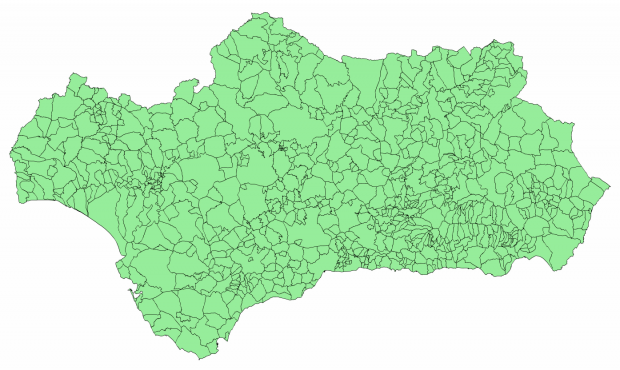
#> input picture TSP/data/andalucia.png, 620 x 370 px
$ jupyter execute --allow-errors tsp.ipynb
#> lines starting #> are read from the running program, lines starting #| are printed output that depends on the picture
# Application of TSP

## Objective

The goal of this task is to design a **Traveling Salesman Problem (TSP)** based on a real-world locality. The idea is to represent a set of places (e.g., cities, landmarks, or locations) based on their geographical coordinates and use an optimization algorithm to determine the optimal route. After solving the TSP, we will also provide a graphical representation of the solution to visualize the optimal route.

## Steps:

1. **Defining the Problem**:
   - Identify a specific locality or region.
   - Choose a set of locations within the region that need to be visited (e.g., tourist destinations, delivery points, etc.).
   - Represent these locations using geographical coordinates (latitude and longitude).

2. **Loading Necessary Libraries**:
   To solve the TSP and visualize the solution, we will use the following libraries:
   - **NumPy**: For efficient numerical operations and array manipulations.
   - **Matplotlib**: For graphical representation and plotting of the cities and the optimal route.
   - **Random**: To generate initial random solutions (if needed).
   - **SciPy** or **Geopy**: For computing geographical distances (e.g., Euclidean distance or Haversine formula for real-world geographic coordinates).
   - **Algorithm libraries**: For implementing genetic algorithms, or other optimization techniques to solve the TSP.

Here's a snippet of the code that loads the necessary libraries:

[cell 1]
import random
import numpy as np
import matplotlib.pyplot as plt
import numpy as np
from rasterio.plot import show as rioshow
import matplotlib.pyplot as plt
from PIL import Image

### Importing the Distance Matrix

The distance matrix is a key component in solving the **Traveling Salesman Problem (TSP)**. It holds the distances between each pair of cities, which the algorithm will use to evaluate the quality of different routes. This matrix represents the **cost** of traveling between two cities, allowing the algorithm to assess how far one city is from another and optimize the travel path accordingly.

To import the distance matrix, we load it from a text file that contains the pairwise distances between cities. Typically, this matrix is stored as a square matrix where each entry `tsp[i][j]` represents the distance between city `i` and city `j`.

#> (a cell that did not finish here is left out)

### Generating a Random Solution

The **Best Improving** algorithm starts by selecting an initial solution randomly. This solution serves as the starting point for the algorithm's iterative improvement process. The random solution is a permutation of all cities, and it forms the basis for the search for better solutions by progressively improving it through local search.

The function `randomSolution` generates a completely random permutation of cities, which is used as the initial solution in the **Best Improving** algorithm. The `seed` parameter ensures that the randomness can be controlled, which is important for reproducibility and debugging purposes.

[cell 3]
# [15 lines left out: function randomSolution, not called in this run]

### Calculating the Total Distance of the Route

The **routeLength** function computes the total distance that the salesman would travel if the provided solution were the path taken to visit all the cities. This function is essential for evaluating the quality of different solutions in optimization algorithms like the **Best Improving** algorithm, as it calculates the total travel cost based on the distance matrix.

[cell 4]
# [15 lines left out: function routeLength, not called in this run]

### 2-Opt Swap: A Key Operator for TSP

In the context of the **Traveling Salesman Problem (TSP)**, the **2-opt swap** is a widely used local search operator. It aims to improve the solution by reversing a section of the route, which can help eliminate crossings in the tour and thus reduce the total distance traveled. The idea behind the 2-opt swap is simple but effective: by iteratively applying this swap, the algorithm explores the neighborhood of the current solution, gradually moving toward better solutions.

[cell 5]
# [16 lines left out: function two_opt_swap, not called in this run]

### Generating Neighbors for TSP: A 2-Opt Neighborhood Search

In the **Traveling Salesman Problem (TSP)**, a **neighborhood** refers to all possible solutions that are closely related to the current solution. A common technique for generating neighbors is to apply local search operators, such as the **2-opt swap**, to the current solution. The **get_neighbors** function creates all possible neighbors of a given route by applying the 2-opt swap to each pair of edges in the tour.

This function explores the local search space of the current solution by generating all potential routes that can be obtained through a 2-opt swap, allowing the algorithm to search for improvements by evaluating each neighbor.

[cell 6]
# [23 lines left out: function get_neighbors, not called in this run]

### Best Neighbor Selection in TSP: Steepest Ascent Hill Climbing

In optimization problems such as the **Traveling Salesman Problem (TSP)**, one common approach for local search is the **Steepest Ascent Hill Climbing** algorithm. This method explores the solution space by iteratively selecting the best neighboring solution, based on some evaluation criteria (in this case, the total distance of the route). At each step, the algorithm moves to the neighbor that provides the most improvement in the objective function, typically aiming to minimize the total route length.

In our case, we evaluate all neighboring routes and select the one with the shortest distance, effectively applying a gradient descent approach in the discrete search space of the TSP.

[cell 7]
# [13 lines left out: function getBestNeighbour, not called in this run]

### Best Improvement Algorithm for TSP

The **Best Improvement** algorithm is a local search optimization technique that iteratively improves a solution by exploring its neighbors. In the context of the **Traveling Salesman Problem (TSP)**, the algorithm starts with an initial random solution, evaluates its neighbors, and selects the one that improves the solution the most. The process is repeated until no better solution can be found in the current neighborhood.

This algorithm is a variation of **Steepest Ascent Hill Climbing** and is useful for finding near-optimal solutions to combinatorial optimization problems like TSP.

[cell 8]
# [33 lines left out: function bestImprovement, not called in this run]

### Testing the Best Improvement Algorithm

After defining the **Best Improvement** algorithm for solving the **Traveling Salesman Problem (TSP)**, the next step is to test the algorithm to evaluate its performance. In this test, we run the algorithm multiple times (in this case, 50 iterations) to find the optimal itinerary and the corresponding minimum distance.

[cell 9]
min_dist = 10000000  # Initialize the minimum distance to a large number
#> (the rest of this cell did not finish here and is left out)

## Graphic Representation of the TSP Solution

In this task, we are going to represent the optimal path found by the **Best Improvement Algorithm** using a graphical plot. The map will show the cities of Andalusia, and the optimal route that the salesman would take between these cities.

### Selected Cities

We have selected the following cities in the community of **Andalusia** for the **Traveling Salesman Problem (TSP)**:

- **Sevilla**
- **Écija**
- **Córdoba**
- **Málaga**
- **Algeciras**
- **Cádiz**
- **Jerez**
- **Huelva**
- **Aracena**
- **Granada**
- **Linares**
- **Jaén**
- **Mojácar**
- **Almería**

Each of these cities will have corresponding coordinates on the map. These coordinates are stored in a numpy array, where each tuple contains the `x` and `y` coordinates of a city.

IMPORTANT: The coordinates are defined in the same order in which the cities have been mentioned in the previous list. That is, the first coordinate of the vector corresponds to the city of Seville, while the last position includes the coordinates of Almería. Also we define the list 'names' with the names of each coordinate.

[cell 10]
cities = np.array([
    (100, 100),  # Sevilla
    (105, 70),   # Écija
    (140, 60),   # Córdoba
    (180, 140),  # Málaga
    (120, 165),  # Algeciras
    (65, 160),   # Cádiz
    (80, 150),   # Jerez
    (50, 110),   # Huelva
    (60, 60),    # Aracena
    (225, 110),  # Granada
    (225, 50),   # Linares
    (200, 65),   # Jaén
    (280, 115),  # Mojácar
    (250, 135)   # Almería
])
names = ['Sevilla', 'Écija', 'Córdoba', 'Málaga', 'Algeciras', 'Cádiz', 'Jerez', 'Huelva', 'Aracena', 'Granada', 'Linares', 'Jaén', 'Mojácar','Almería']

### Plotting the Path

To visualize the optimal path, we will plot the cities on a 2D plane, with each city represented as a point. The optimal route will be drawn by connecting these points in the order of the solution found by the algorithm.

The `plot_path` function extracts the `x` and `y` coordinates from the list of cities based on the given path, and returns the coordinates for plotting.

[cell 11]
# [16 lines left out: function plot_path, not called in this run]

#> (the rest of this cell did not finish here and is left out)

Next, we select and load into our model an image of a map of the Andalusia region. On it, the different points defined previously will be represented. The points will be located in the places corresponding to the previously selected cities. For this, it is important to correctly adjust the dimensions of the image.

Finally, the lines that join the points represent the optimal itinerary obtained in the resolution, indicating the place of departure and arrival.

[cell 12]
# Create a figure and axes
fig, ax = plt.subplots(figsize=(10, 10))

# Load the image and adjust its size
imagen = Image.open('data/andalucia.png')
#> imagen is the input picture: PIL image 620x370 RGBA; mean R, G, B, A 193.8, 235, 195.7, 253.4
imagen = imagen.resize((300, 200))  # Adjust the size of the image
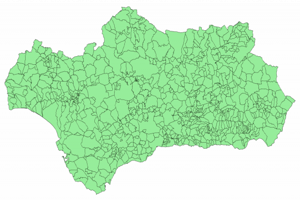
#> imagen: PIL image 300x200 RGBA; mean R, G, B, A 195.3, 236.5, 197.2, 253.3; transparent parts drawn white

ax.imshow(imagen)

#> (the rest of this cell did not finish here and is left out)
